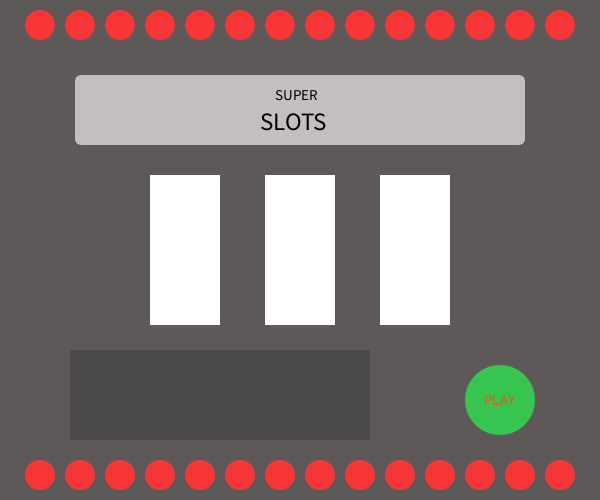
Frame 1 (no input)
Frame 60 (the mouse pressed at the canvas centre just before this capture): identical to frame 1, image omitted
Frame 120 (the mouse held since frame 60 and released just before this capture): identical to frame 1, image omitted

The Processing sketch that drew this single still picture (run headless with seeded random() and noise(); from frame 60 on, the mouse is pressed at the canvas centre):

// Processing sketch: Main
// ── Main.pde
Dollar[] dolladolla;
boolean isRolling = false;
boolean hasWon = false;
boolean playAgain = false;
String[] iconTypes;
Icon[] slot1;
Icon[] slot2;
Icon[] slot3;
int time1 = 0;
int time2 = 0;
int time3 = 0;
int playCounter = 0;
String winning;

void setup () {
  size(600, 500);
  playCounter += 1;
  dolladolla = new Dollar[50];
  for(int i = 0; i < dolladolla.length; i++){
    dolladolla[i] = new Dollar(random(90,255), random(355,385), random(2*PI), random(10,15), random(50 ,70));  
  }
  iconTypes = new String[5];
  iconTypes[0] = "bomb";
  iconTypes[1] = "cherry";
  iconTypes[2] = "seven";
  iconTypes[3] = "bar";
  iconTypes[4] = "face";
  frameRate(40);
  println(playCounter);
  if(playCounter == 3){
    time1 = 100;
    time2 = 200;
    time3 = 300;
    winning = iconTypes[getRandom(0,4)];
  } else {
    time1 = getRandom(5,10)*10;
    time2 = getRandom(15,20)*10;
    time3 = getRandom(25,30)*10;
  }
  slot1 = new Icon[23];
  slot1[0] = new Icon(185,300,iconTypes[getRandom(0,4)],10,time1);
  for(int i = 1; i < slot1.length; i++){ 
    String temp1 = iconTypes[getRandom(0,4)];
    while(temp1 == slot1[i-1].type){
       temp1 = iconTypes[getRandom(0,4)];
    }
    if(playCounter == 3 && i == 21){ 
      slot1[i] = new Icon(185,300-i*50,winning,10,time1);
    } 
    else {
      slot1[i] = new Icon(185,300-i*50,temp1,10,time1);
    }
  }
  slot2 = new Icon[43];
  slot2[0] = new Icon(300,300,iconTypes[getRandom(0,4)],10,time2);
  for(int i = 1; i < slot2.length; i++){ 
    String temp1 = iconTypes[getRandom(0,4)];
    while(temp1 == slot2[i-1].type){
       temp1 = iconTypes[getRandom(0,4)];
    }
    if(playCounter == 3 && i == 41){ 
      slot2[i] = new Icon(300,300-i*50,winning,10,time2);
    } 
    else {
      slot2[i] = new Icon(300,300-i*50,temp1,10,time2);
    } 
  }
  slot3 = new Icon[63];
  slot3[0] = new Icon(415,300,iconTypes[getRandom(0,4)],10,time3);
  for(int i = 1; i < slot3.length; i++){ 
    String temp1 = iconTypes[getRandom(0,4)];
    while(temp1 == slot3[i-1].type){
       temp1 = iconTypes[getRandom(0,4)];
    }
    if(playCounter == 3 && i == 61){ 
      slot3[i] = new Icon(415,300-i*50,winning,10,time3);
    } 
    else {
      slot3[i] = new Icon(415,300-i*50,temp1,10,time3);
    } 
  }
}

void draw (){
     background(255);
     if(isRolling){
      for(int i = 0; i < slot1.length; i++){ 
        slot1[i].display();
        slot1[i].update();
      }
      for(int i = 0; i < slot2.length; i++){ 
        slot2[i].display();
        slot2[i].update();
      }
      for(int i = 0; i < slot3.length; i++){ 
        slot3[i].display();
        slot3[i].update();
      }
      if(slot3[slot3.length-1].limit == 0){
        if(slot1[time1/5+1].type == slot2[time2/5+1].type && slot2[time2/5+1].type == slot3[time3/5+1].type){
          hasWon = true; 
        }
        else if(playPressed()){
          setup();
        }
      }
    }
    //slot machine
    fill(#5D5959);
    noStroke();
    rect(0, 0, 600, 175);
    rect(0,175,150,150);
    rect(220,175,45,150);
    rect(335,175,45,150);
    rect(450,175,150,150);
    rect(0,325,600,175);
    if(!isRolling){
      fill(#C4BEBE);
    } else {
      fill(#ffff00); 
    }
    rect(75,75,450,70,7);
    fill(0);
    textSize(15);
    text("SUPER", 275, 100);
    textSize(25);
    if(hasWon){text("WINNER", 260, 130);}
    else{text("SLOTS", 260, 130);}
    fill(#37C450);
    //play button
    ellipse(500, 400, 70, 70);
    fill(#F0560F);
    textSize(15);
    text("PLAY", 484, 405);
    for (int i = 40; i < 575; i = i+40) {
          fill(#F73737);
          ellipse(i, 25, 30, 30);
          ellipse(i, 475, 30, 30);
    }
    fill(#4B4949);
    noStroke();
    rect(70,350,300,90);
    stroke(0);
    fill(63,183,48);
    if(isRolling == false && playPressed()){
      isRolling = true;
    }
    if(hasWon){
      makeItRain();
    } 
}

void makeItRain(){
  //draw dollar bills
  rect(90, 355, 100, 50);
  rect(100, 365, 100, 50);
  rect(110, 375, 100, 50);
  rect(120, 385, 100, 50);
  rect(225, 355, 100, 50);
  rect(235, 365, 100, 50);
  rect(245, 375, 100, 50);
  rect(255, 385, 100, 50);
  fill(0);
  text("$100",150,430);
  text("$100",285,430);
  for (int i = 0; i < dolladolla.length; i++){
    dolladolla[i].display();
    dolladolla[i].update();
  }
}

int getRandom(int min, int max) {
  return (int)(Math.random() * (max - min) + min);
}

boolean playPressed(){
  return (mousePressed == true && mouseX >= 465 && mouseX <= 535 && mouseY <= 435 && mouseY >= 365); 
}
// ── Dollar.pde
class Dollar extends Move {
  float loc; 
  Dollar(float _x, float _y, float _angle, float _speed, float _loc) {
    super(_x, _y, _angle, _speed);
    loc = _loc;
  }
  void display() {
    pushMatrix();
    translate(x, y);
    fill(63,183,48);
    rect(-loc, 0, loc*2, loc);
    fill(0);
    text("$100", loc-70, loc-10);
    popMatrix();
  }
}
// ── Icon.pde
// The class Slot is the object showing the Icon objects "rolling" in each slot
class Icon extends Roll {
  int xpos, ypos;
  String type;
  Icon(int _x, int _y, String s, int spd, int _l) {
    xpos = _x;
    ypos = _y;
    type = s;
    speed = spd;
    limit = _l;
  }
  void display() {
    pushMatrix();
    translate(x, y);
    if (type == "bomb") {
      fill(#010101);
      ellipse(xpos, ypos, 30, 30);
      noFill();
      bezier(xpos + 10, ypos - 25, xpos, ypos - 20, xpos + 10, ypos + 5, xpos + 15*cos(PI/3), ypos+5-15*sin(PI/3));
      fill(#FCFC33);
      triangle(xpos + 17, ypos - 14, xpos + 13, ypos - 12, xpos + 12, ypos - 23);
      fill(#ED691D);
      triangle(xpos + 20, ypos - 15, xpos + 10, ypos - 15, xpos + 15, ypos - 20);
    }
    else if(type == "cherry") {
      stroke(#010101);
      strokeWeight(1);
      fill(#FF1008);
      ellipse(xpos - 6, ypos + 1, 25, 25);
      ellipse(xpos + 7, ypos + 13, 20, 20);
      noFill();
      stroke(#10C604);
      strokeWeight(3);
      curve(xpos+7+7.5*cos(4*PI/3), ypos+11+7.5*sin(4*PI/3), xpos-6+7.5*cos(5*PI/3), ypos+1+7.5*sin(5*PI/3), xpos+18, ypos-23, xpos-25, ypos-28);
      curve(xpos+7+7.5*cos(4*PI/3), ypos+11+7.5*sin(4*PI/3), xpos+7+7.5*cos(5*PI/3), ypos+11+7.5*sin(5*PI/3), xpos+18, ypos-23, xpos-25, ypos-28);
    }
    else if (type == "bar") {
      fill(#010101);
      textSize(32);
      text("BAR", xpos-29, ypos+11);
      strokeWeight(3);
      line(xpos-26, ypos-16, xpos+27, ypos-16);
      line(xpos-26, ypos+15, xpos+27, ypos+15);
    }
    else if (type == "face") {
      fill(#FEFF0A);
      ellipse(xpos, ypos, 45, 45);
      stroke(#010101);
      strokeWeight(2);
      line(xpos-7,ypos-15,xpos-7,ypos-5);
      line(xpos+7,ypos-15,xpos+7,ypos-5);
      arc(xpos, ypos, 25, 25, PI/5, 4*PI/5);
    }
    else if (type == "seven") {
      fill(#FF9E0A);
      ellipse(xpos, ypos, 50, 50);
      fill(#F6FF0A);
      ellipse(xpos, ypos, 40, 40);
      fill(#FF3B0A);
      textSize(42);
      text("7", xpos-12, ypos+17);
    }
    popMatrix();
  }
}
// ── Move.pde
class Move {
 float x, y, speed, angle;
 Move(float _x, float _y, float _angle, float _speed) {
   x = _x;
   y = _y;
   speed = _speed;
   angle = _angle;
 }
 void update() {
  x += speed*cos(angle);
  y += speed*sin(angle);
 }
}
// ── Roll.pde
class Roll {
 float x, y, speed, limit;
 Roll() {
  x = 0;
  y = 0;
  speed = 0;
  limit = 0;
 }
 Roll(float _x, float _y, float _speed, int _l) {
   x = _x;
   y = _y;
   speed = _speed;
   limit = _l;   
 }
 void update() {
  if(limit > 0) 
  {
    limit -= 1;
    y += speed;
  }
 }
}
